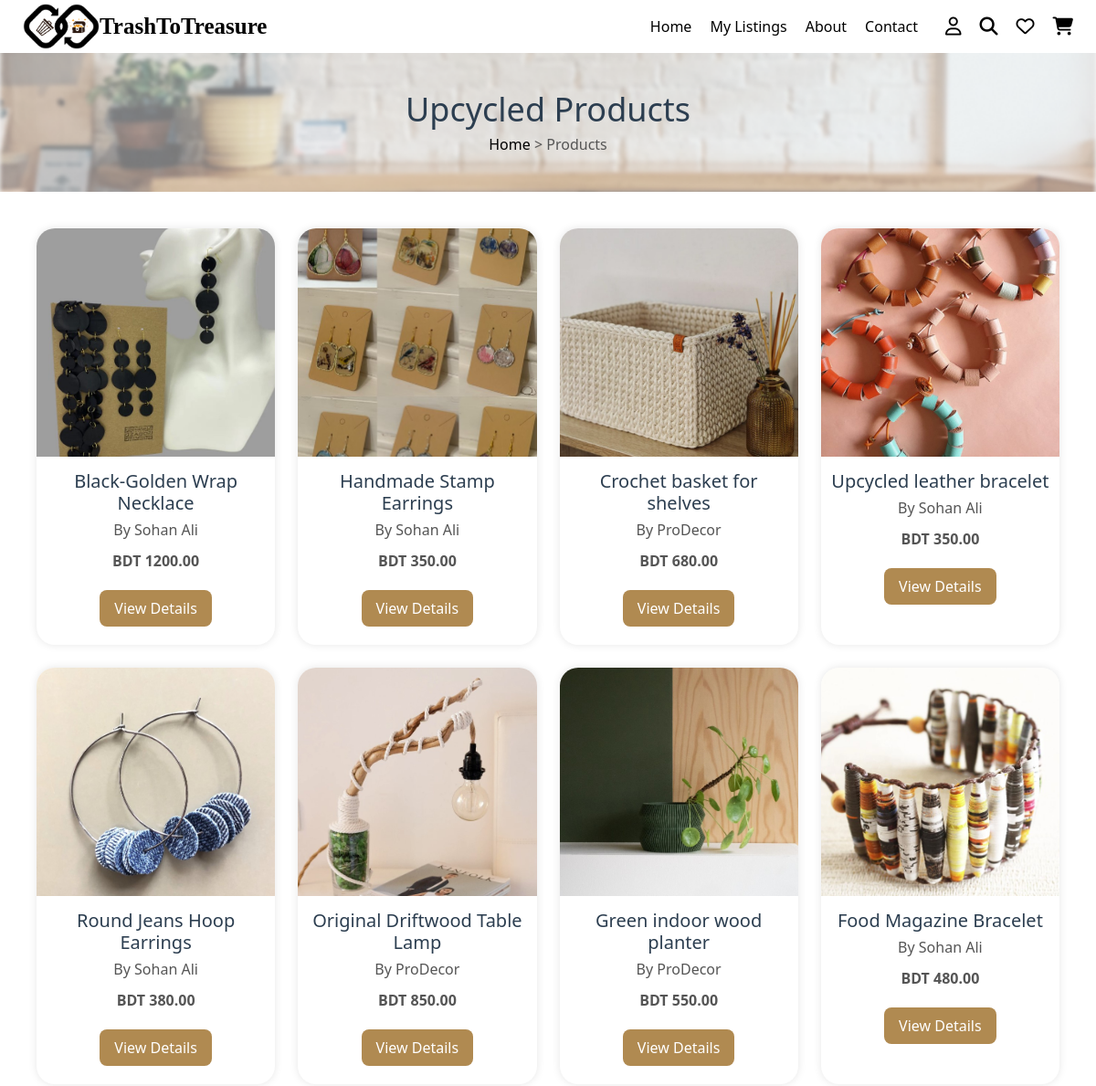
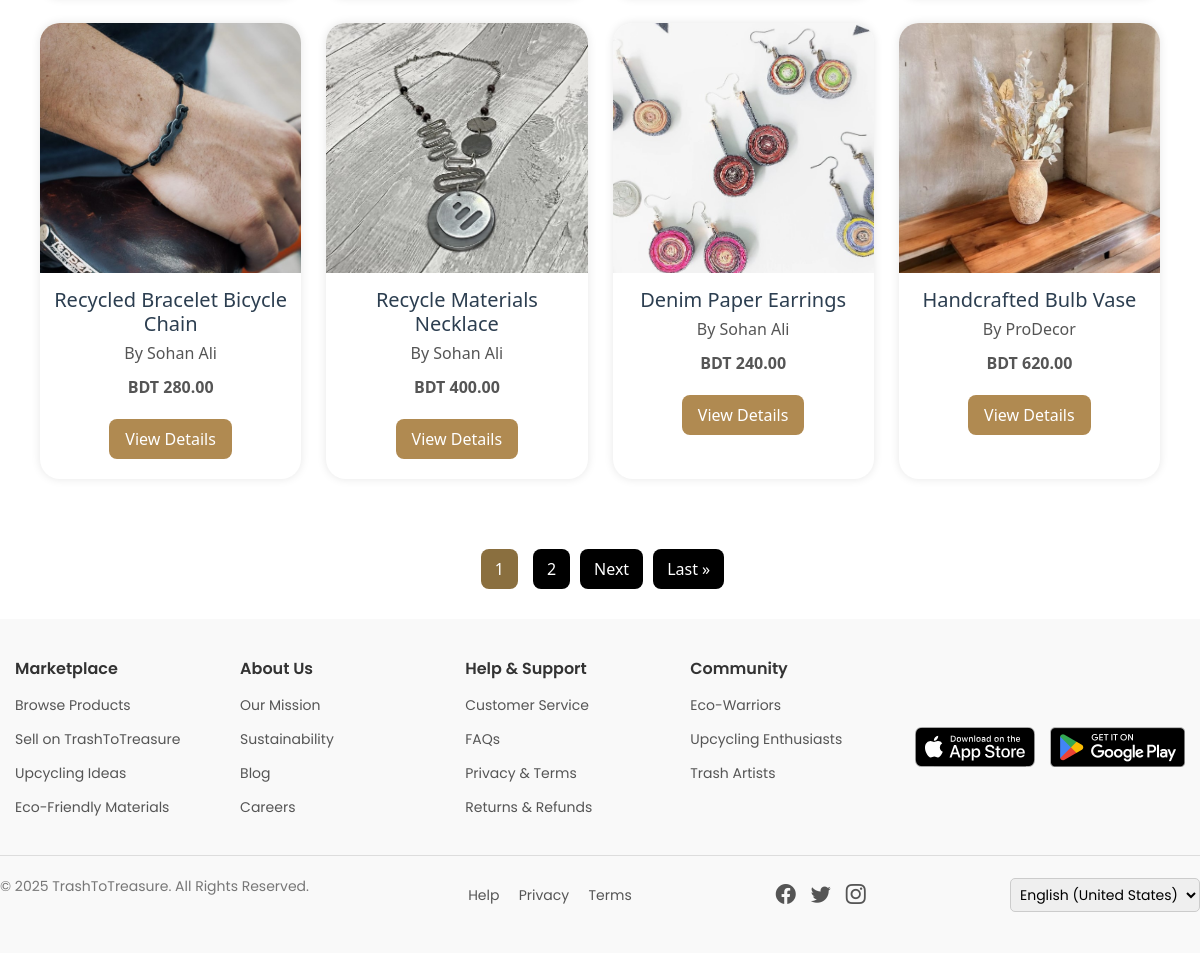
The app's page /upcycled_products/ (signed in), older data (2 pictures, top to bottom).
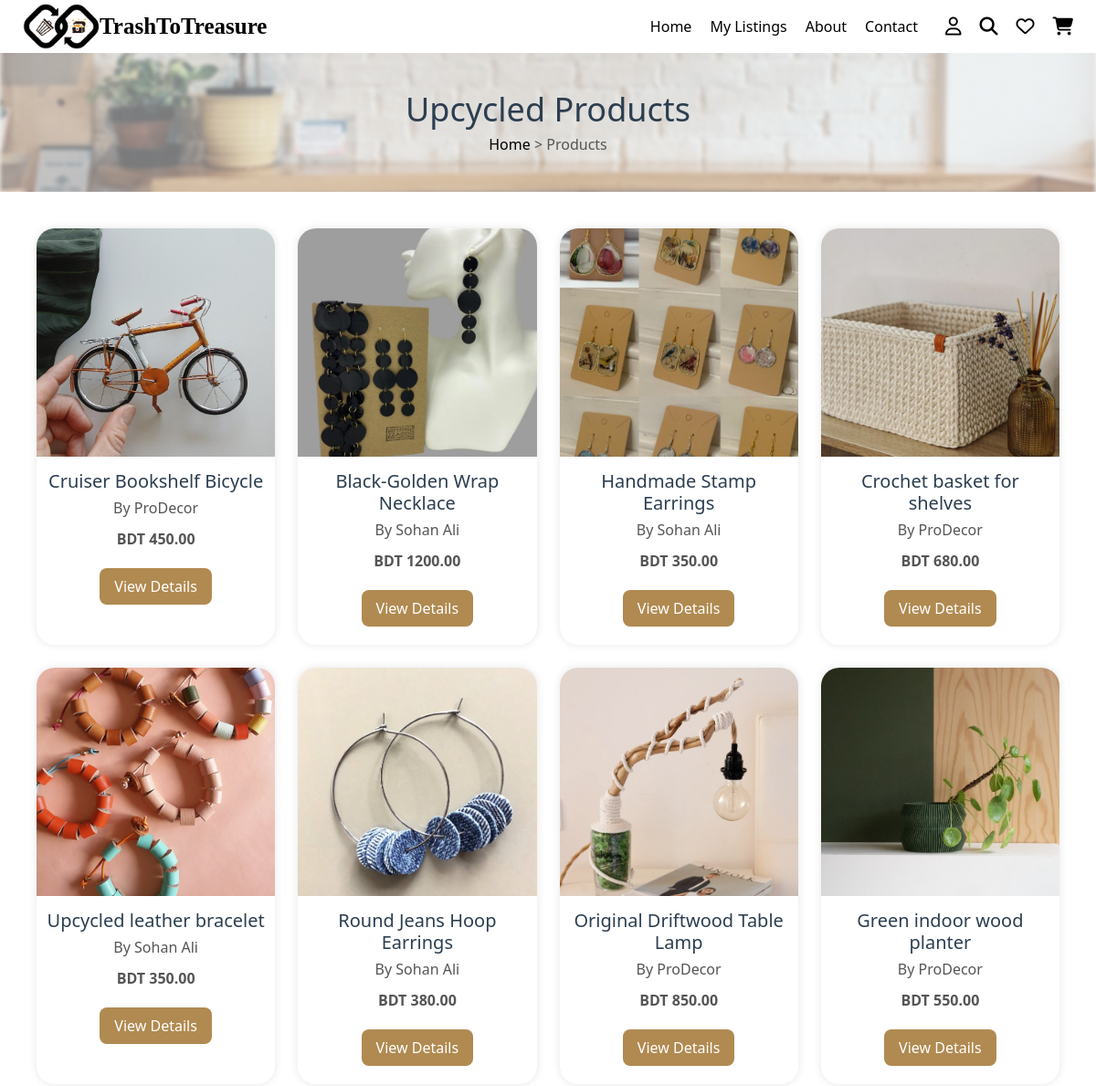
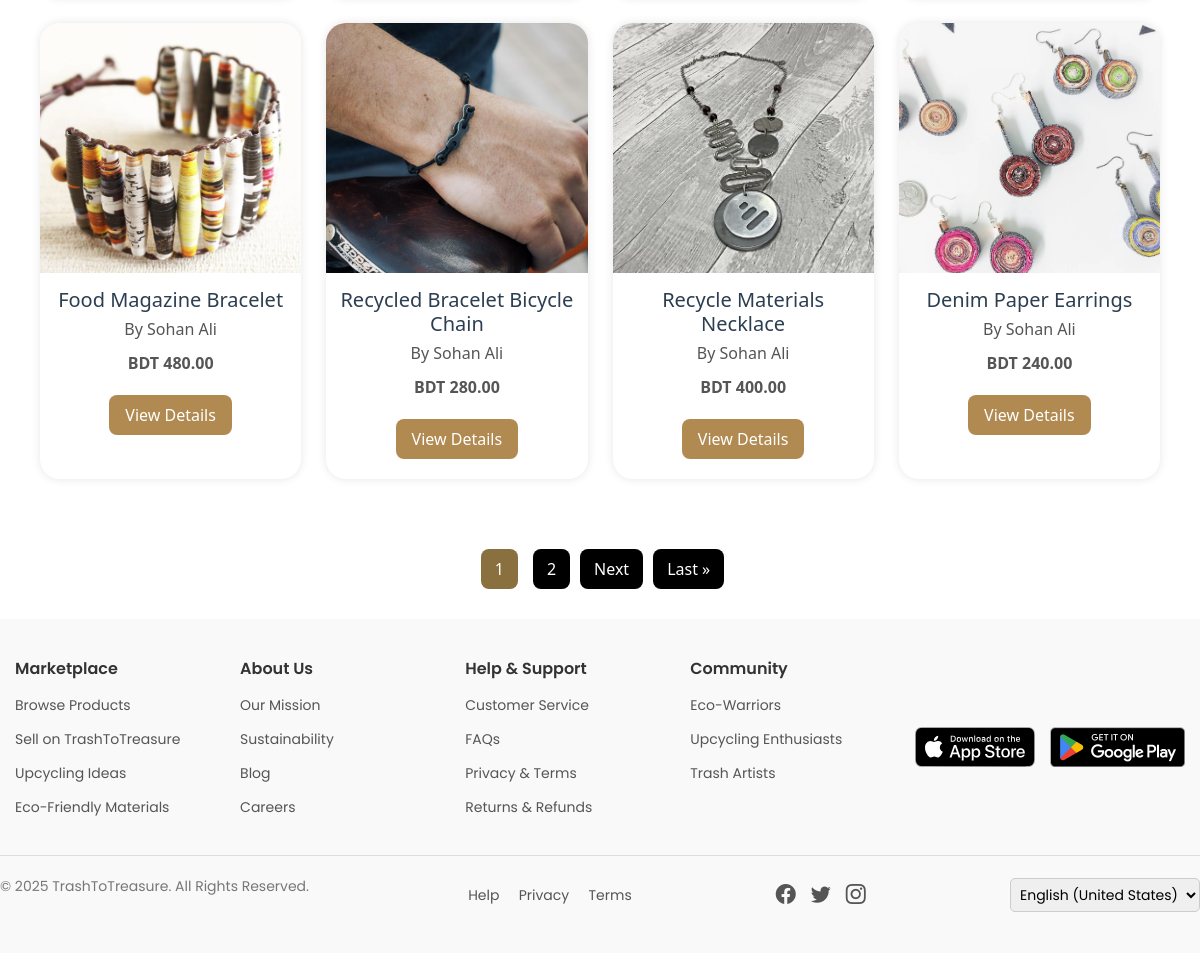
The same page, newer data (2 pictures, top to bottom).
### marketplace/models.py (models this page shows, shortened)
class UpcycledProduct(models.Model):
    product_name = models.CharField(max_length=255, default="")
    category = models.CharField(max_length=100, default="")
    description = models.TextField()
    price = models.DecimalField(max_digits=10, decimal_places=2)
    product_status = models.CharField(max_length=20, choices=PRODUCT_STATUS_CHOICES, default='active')
    artisan = models.ForeignKey(User, on_delete=models.CASCADE, related_name='upcycled_products', null=True, blank=True)
    approval_status = models.BooleanField(default=False)
    stock_availability = models.IntegerField()
    product_images = models.ImageField(upload_to='upcycled_products/', blank=True, null=True)
    location = models.CharField(max_length=255, default="")
    rating = models.DecimalField(max_digits=3, decimal_places=2, default=0.0)
    tags = models.CharField(max_length=255, blank=True, null=True)
    listing_date = models.DateTimeField(auto_now_add=True)
    last_updated = models.DateTimeField(auto_now=True, null=True, blank=True)
    sold_count = models.IntegerField(default=0)
    delivery_status = models.CharField(max_length=20, choices=DELIVERY_STATUS_CHOICES, default='ready')
    slug = models.SlugField(max_length=255, unique=True, blank=True)

### users/models.py (models this page shows, shortened)
class CustomUser(AbstractUser):
    name = models.CharField(max_length=100)
    email = models.EmailField(unique=True)
    phone = models.CharField(max_length=15)
    role = models.CharField(max_length=10, choices=ROLE_CHOICES)
    account_status = models.CharField(max_length=10, choices=ACCOUNT_STATUS_CHOICES, default='active')
    objects = CustomUserManager()  # ✅ Use your custom manager
    REQUIRED_FIELDS = ['email']
    USERNAME_FIELD = 'username'

### marketplace/views.py (the view)
# urls.py: path('upcycled_products/', views.upcycled_products, name='upcycled_products'),
@login_required
def upcycled_products(request):
    products = UpcycledProduct.objects.all().order_by('-id')
    paginator = Paginator(products, 12)  # 12 products per page
    page_number = request.GET.get('page')
    page_obj = paginator.get_page(page_number)
    return render(request, 'upcycled_products.html', {'page_obj': page_obj})

### marketplace/templates/upcycled_products.html (shortened to what this page needs)
{% load static %}
{% include "header.html" %}
<!DOCTYPE html>
<html lang="en">
<head>
    <link rel="stylesheet" href="{% static 'css/buyer_profile.css' %}">
</head>
<body>
<section class="product-banner">
    <h2>Upcycled Products</h2>
    <p><a href="/">Home</a> > Products</p>
</section>
<div class="products-grid">
    {% for product in page_obj %}
        <div class="product-card">
            <img src="{{ product.product_images.url }}" alt="{{ product.product_name }}">
            <h3>{{ product.product_name }}</h3>
            <p>By {{ product.artisan.name }}</p>
            <p><strong>BDT {{ product.price }}</strong></p>
            <a href="{% url 'upcycled_product_details' product.slug %}">View Details</a>
        </div>
    {% endfor %}
</div>
<div class="pagination-wrapper">
    <div class="pagination">
        {% for num in page_obj.paginator.page_range %}
            {% if page_obj.number == num %}
                <strong style="margin: 0 5px;">{{ num }}</strong>
            {% elif num >= page_obj.number|add:'-2' and num <= page_obj.number|add:'2' %}
                <a href="?page={{ num }}">{{ num }}</a>
            {% endif %}
        {% endfor %}
        {% if page_obj.has_next %}
            <a href="?page={{ page_obj.next_page_number }}">Next</a>
            <a href="?page={{ page_obj.paginator.num_pages }}">Last &raquo;</a>
        {% endif %}
    </div>
</div>
</body>
</html>
{% include "footer.html" %}

### marketplace/templates/header.html (shortened to what this page needs)
{% load static %}
<!DOCTYPE html>
<html lang="en">
<head>
    <link rel="stylesheet" href="https://cdnjs.cloudflare.com/ajax/libs/font-awesome/6.5.1/css/all.min.css">
</head>
<body>
<div class="header">
    <div class="logo">
        <img src="/static/images/logo.png" alt="TrashToTreasure Logo">
        <h1>TrashToTreasure</h1>
    </div>
    <div class="nav-links">
        {% if user.is_authenticated %}
            {% if user.role == 'driver' %}
                <a href="{% url 'driver_dashboard' %}">Home</a>
            {% else %}
                <a href="{% url 'home' %}">Home</a>
            {% endif %}
        {% else %}
            <a href="{% url 'home' %}">Home</a>
        {% endif %}
        {% if request.user.is_authenticated and request.user.role == 'artisan' %}
            <a href="{% url 'listed_products'  %}">My Listings</a>
        {% endif %}
        <a href="/about/">About</a>
        <a href="/contact/">Contact</a>
    </div>
    <div class="icons">
        {% if user.is_authenticated %}
            {% if user.role == 'artisan' %}
                <a href="{% url 'artisan_profile' %}"><i class="fa-regular fa-user"></i></a>
            {% elif user.role == 'buyer' %}
                <a href="{% url 'buyer_profile' %}"><i class="fa-regular fa-user"></i></a>
            {% elif user.role == 'driver' %}
                <a href="{% url 'driver_profile' %}"><i class="fa-regular fa-user"></i></a>
            {% endif %}
        {% else %}
            <a href="{% url 'login' %}"><i class="fa-regular fa-user"></i></a>
        {% endif %}
        {% if request.user.is_authenticated %}
            {% if request.user.role == 'artisan' or request.user.role == 'buyer' %}
                <a href="#"><i class="fa-solid fa-magnifying-glass"></i></a>
                <a href="#"><i class="fa-regular fa-heart"></i></a>
                <a href="/cart/"><i class="fa-solid fa-cart-shopping"></i></a>
            {% endif %}
        {% endif %}
    </div>
</div>
</body>
</html>

### marketplace/templates/footer.html (shortened to what this page needs)
{% load static %}
<!DOCTYPE html>
<html lang="en">
<head>
    <link rel="stylesheet" href="{% static 'css/footer.css' %}">
    <link href="https://cdn.jsdelivr.net/npm/bootstrap@5.3.0/dist/css/bootstrap.min.css" rel="stylesheet">
    <link rel="stylesheet" href="https://cdn.jsdelivr.net/npm/bootstrap-icons/font/bootstrap-icons.css">
</head>
<body>
    <footer class="footer">
        <div class="footer-container">
            <div class="footer-column">
                <h3>Marketplace</h3>
                <ul>
                    <li><a href="#">Browse Products</a></li>
                    <li><a href="#">Sell on TrashToTreasure</a></li>
                    <li><a href="#">Upcycling Ideas</a></li>
                    <li><a href="#">Eco-Friendly Materials</a></li>
                </ul>
            </div>
            <div class="footer-column">
                <h3>About Us</h3>
                <ul>
                    <li><a href="#">Our Mission</a></li>
                    <li><a href="#">Sustainability</a></li>
                    <li><a href="#">Blog</a></li>
                    <li><a href="#">Careers</a></li>
                </ul>
            </div>
            <div class="footer-column">
                <h3>Help & Support</h3>
                <ul>
                    <li><a href="#">Customer Service</a></li>
                    <li><a href="#">FAQs</a></li>
                    <li><a href="#">Privacy & Terms</a></li>
                    <li><a href="#">Returns & Refunds</a></li>
                </ul>
            </div>
            <div class="footer-column">
                <h3>Community</h3>
                <ul>
                    <li><a href="#">Eco-Warriors</a></li>
                    <li><a href="#">Upcycling Enthusiasts</a></li>
                    <li><a href="#">Trash Artists</a></li>
                </ul>
            </div>
            <div class="footer-column app-links">
                <a href="#"><img src="/static/images/app-store.svg" alt="Download on the App Store" class="app-button"></a>
                <a href="#"><img src="/static/images/play-store.png" alt="Get it on Google Play" class="app-button"></a>
            </div>
        </div>
        <div class="footer-bottom">
            <p>&copy; 2025 TrashToTreasure. All Rights Reserved.</p>
            <div class="footer-links">
                <a href="#">Help</a>
                <a href="#">Privacy</a>
                <a href="#">Terms</a>
            </div>
            <div class="social-icons">
                <a href="#" class="bi bi-facebook"></a>
                <a href="#" class="bi bi-twitter"></a>
                <a href="#" class="bi bi-instagram"></a>
            </div>
            <div class="language-selector">
                <select>
                    <option>English (United States)</option>
                </select>
            </div>
        </div>
    </footer>
</body>
</html>

### marketplace/static/css/buyer_profile.css (style rules this page uses)
.product-banner { text-align: center; padding: 50px 0; background: url('/static/images/bg.png') no-repeat center; background-size: cover; color: #000; }
.product-banner h2 { font-size: 40px; margin: 0; }
.product-banner p { margin: 10px 0 0; }
.product-banner a { color: #000; text-decoration: none; }
h2 { font-size: 24px; margin-bottom: 20px; color: #333; }

### marketplace/static/css/footer.css (style rules this page uses)
.footer { background-color: #f9f9f9; padding: 40px 0; font-family: 'Poppins', sans-serif; color: #333; }
.footer-container { display: flex; justify-content: space-between; max-width: 1200px; margin: auto; padding-bottom: 20px; border-bottom: 1px solid #ddd; }
.footer-column { flex: 1; padding: 0 15px; }
.footer-column h3 { font-size: 16px; font-weight: 600; margin-bottom: 15px; }
.footer-column ul { list-style: none; padding: 0; }
.footer-column ul li { margin-bottom: 10px; }
.footer-column ul li a { text-decoration: none; color: #555; font-size: 14px; }
.app-links { display: flex; gap: 15px; align-items: center; }
.app-button { height: 40px; width: auto !important; }
.footer-bottom { display: flex; justify-content: space-between; align-items: center; padding-top: 20px; max-width: 1200px; margin: auto; }
.footer-bottom p { font-size: 14px; color: #777; }
.footer-links a { margin-left: 15px; font-size: 14px; text-decoration: none; color: #555; }
.social-icons { display: flex; gap: 15px; }
.social-icons a { font-size: 20px; color: #555; text-decoration: none; transition: color 0.3s; }
.language-selector select { padding: 5px; font-size: 14px; border: 1px solid #ccc; border-radius: 5px; }

### marketplace/templates/header.html (style rules this page uses)
* { margin: 0; padding: 0; box-sizing: border-box; }
body { font-family: Arial, sans-serif; background: #fff; }
.header { display: flex; justify-content: space-between; align-items: center; padding: 4px 25px; box-shadow: 0 2px 8px rgba(0, 0, 0, 0.1); background: #fff; }
.logo { left: 10px; display: flex; align-items: center; }
.logo img { height: 50px; width: auto; margin-right: 0px; }
.logo h1 { font-size: 25px; font-weight: bold; color: #000; margin: 0; font-family: tahoma; }
.nav-links { display: flex; gap: 20px; margin-left: auto; }
.nav-links a { text-decoration: none; color: #000; font-size: 16px; transition: color 0.3s ease; }
.icons { display: flex; gap: 20px; margin-left: 30px; }
.icons a { color: #000; font-size: 20px; transition: color 0.3s ease; }

### marketplace/templates/upcycled_products.html (style rules this page uses)
.products-grid { display: grid; grid-template-columns: repeat(auto-fit, minmax(250px, 1fr)); gap: 25px; padding: 40px; max-width: 1200px; margin: auto; }
.product-card { background: #fff; border-radius: 20px; box-shadow: 0 0 10px rgba(0,0,0,0.1); overflow: hidden; text-align: center; transition: 0.3s ease-in-out; }
.product-card img { width: 100%; height: 250px; object-fit: cover; }
.product-card h3 { margin: 15px 10px 5px; font-size: 20px; color: #2c3e50; }
.product-card p { margin: 0 10px 10px; color: #555; }
.product-card a { display: inline-block; margin: 10px 0 20px; padding: 8px 16px; background-color: #b08a51; color: #fff; border-radius: 8px; text-decoration: none; }
.product-banner { text-align: center; background-color: #e0f7ec; padding: 40px 0; }
.product-banner h2 { font-size: 36px; color: #2c3e50; }
.product-banner p { color: #555; margin-top: 5px; }
.pagination-wrapper { width: 100%; display: flex; justify-content: center; margin: 30px 0; }
.pagination { display: flex; gap: 10px; flex-wrap: wrap; }
.pagination a, .pagination strong { padding: 8px 14px; background-color:rgb(0, 0, 0); color: #fff; border-radius: 8px; text-decoration: none; font-weight: 500; }
.pagination strong { background-color: #8a6f3f; }

Row changes from the older to the newer data that the page shows:
no longer on this page (row unchanged): UpcycledProduct: product_images (picture), product_name "Handcrafted Bulb Vase", artisan.name "ProDecor", price "620.00"
added UpcycledProduct: product_images (picture), product_name "Cruiser Bookshelf Bicycle", artisan.name "ProDecor", price "450.00"
